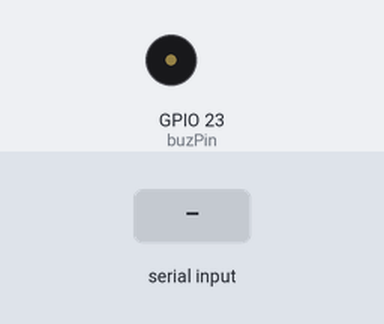
Simulated run of this sketch. Board: ESP32. Parts: buzzer (waves = sounding). Inputs (shaded band) come from the test bench. EEPROM starts erased; what the sketch prints to the serial monitor is not drawn.

Above: at 1.2 s.
1.3 s: "p" received over Serial
At 2.0 s:
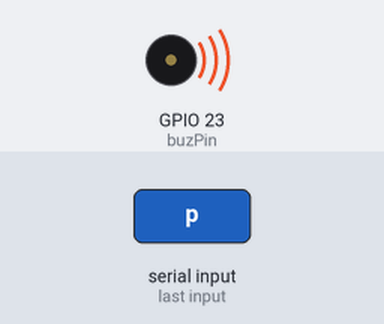
2.8 s: "<p>" received over Serial
Timing chart, 0 to 5.8 s (numbered marks = the images above; inputs shaded):
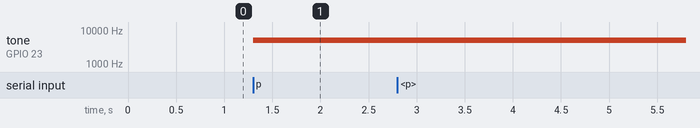

The sketch:

task05-C.ino
```cpp
#include <EEPROM.h>

// PWM 설정
const int ledChannel = 0;
const int resolution = 8;
const int buzPin = 23; // 부저가 연결된 핀
const int duty = 128;  // PWM의 듀티 사이클 (음량)

// 변수 설정
int vNote = 0, vDur = 0;
const int dDur = 250;  // 기본 지속 시간

// 노트 주파수 배열
int nFreq[] = {262, 277, 294, 311, 330, 349, 370, 392, 415, 440, 466, 494, 523};

// 노트 지속 시간 배열
int nDur[] = {2000, 1500, 1000, 750, 500, 375, 250};

// PWM으로 노트를 재생하는 함수
void playNote(int note, int dur) {
  if (note == -1) {
    // 쉼표일 때 (음이 없을 때)
    ledcSetup(ledChannel, 0, resolution);
    ledcWrite(ledChannel, 0);
  } else {
    // 주파수와 지속 시간 설정
    ledcSetup(ledChannel, nFreq[note], resolution);
    ledcWrite(ledChannel, duty);
  }
  Serial.println(String(note) + "," + String(dur));  // 시리얼 모니터에 출력
  delay(nDur[dur]);  // 노트 지속 시간만큼 대기
}

void setup() {
  Serial.begin(115200);
  ledcAttachPin(buzPin, ledChannel);

  // EEPROM에서 데이터를 읽어와 음악을 재생
  if (EEPROM.read(0) == 0xAA && EEPROM.read(1) == 0x55) {
    int numPairs = EEPROM.read(2);  // 저장된 노트-지속 시간 쌍의 개수
    for (int i = 0; i < numPairs; i++) {
      int note = EEPROM.read(3 + 2 * i);
      int dur = EEPROM.read(4 + 2 * i);
      playNote(note, dur);  // 저장된 데이터를 사용해 노트 재생
    }
  } else {
    Serial.println("유효한 데이터가 EEPROM에 없습니다.");
  }
}

void loop() {
  // 시리얼 모니터에서 노트와 지속 시간을 입력 받기
  if (Serial.available() > 0) {
    char input = Serial.read();
    if (input == '<') {
      // 음악 저장 시작
      int index = 3;
      while (Serial.available() > 0 && Serial.peek() != '>') {
        vNote = Serial.read();  // 노트 읽기
        vDur = Serial.read();   // 지속 시간 읽기
        EEPROM.write(index++, vNote);  // EEPROM에 노트 저장
        EEPROM.write(index++, vDur);   // EEPROM에 지속 시간 저장
      }
      EEPROM.write(0, 0xAA);  // 유효성 서명
      EEPROM.write(1, 0x55);
      EEPROM.write(2, (index - 3) / 2);  // 노트-지속 시간 쌍의 수 저장
      EEPROM.commit();  // EEPROM에 저장 확정
      Serial.println("음악이 EEPROM에 저장되었습니다.");
    } else if (input == 'p') {
      // EEPROM에서 음악 재생
      int numPairs = EEPROM.read(2);  // 노트-지속 시간 쌍의 개수
      for (int i = 0; i < numPairs; i++) {
        int note = EEPROM.read(3 + 2 * i);
        int dur = EEPROM.read(4 + 2 * i);
        playNote(note, dur);  // 노트와 지속 시간으로 음악 재생
      }
    }
  }
}
```

Measured:
- after the input at 1.3 s, tone on GPIO 23 (buzPin): silent → 5000 Hz at once
- after the input at 2.8 s, every drawn part: stays the same
